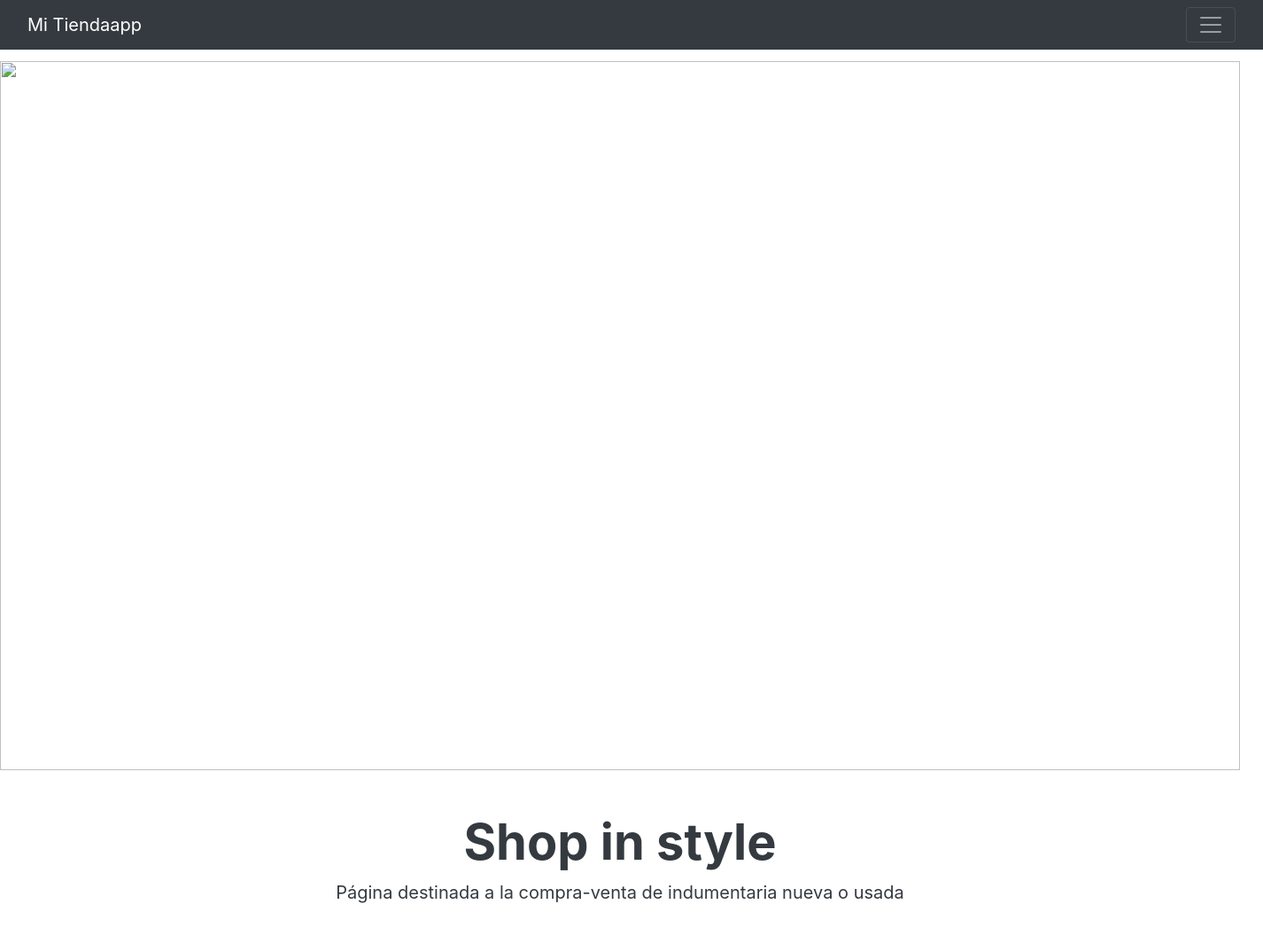
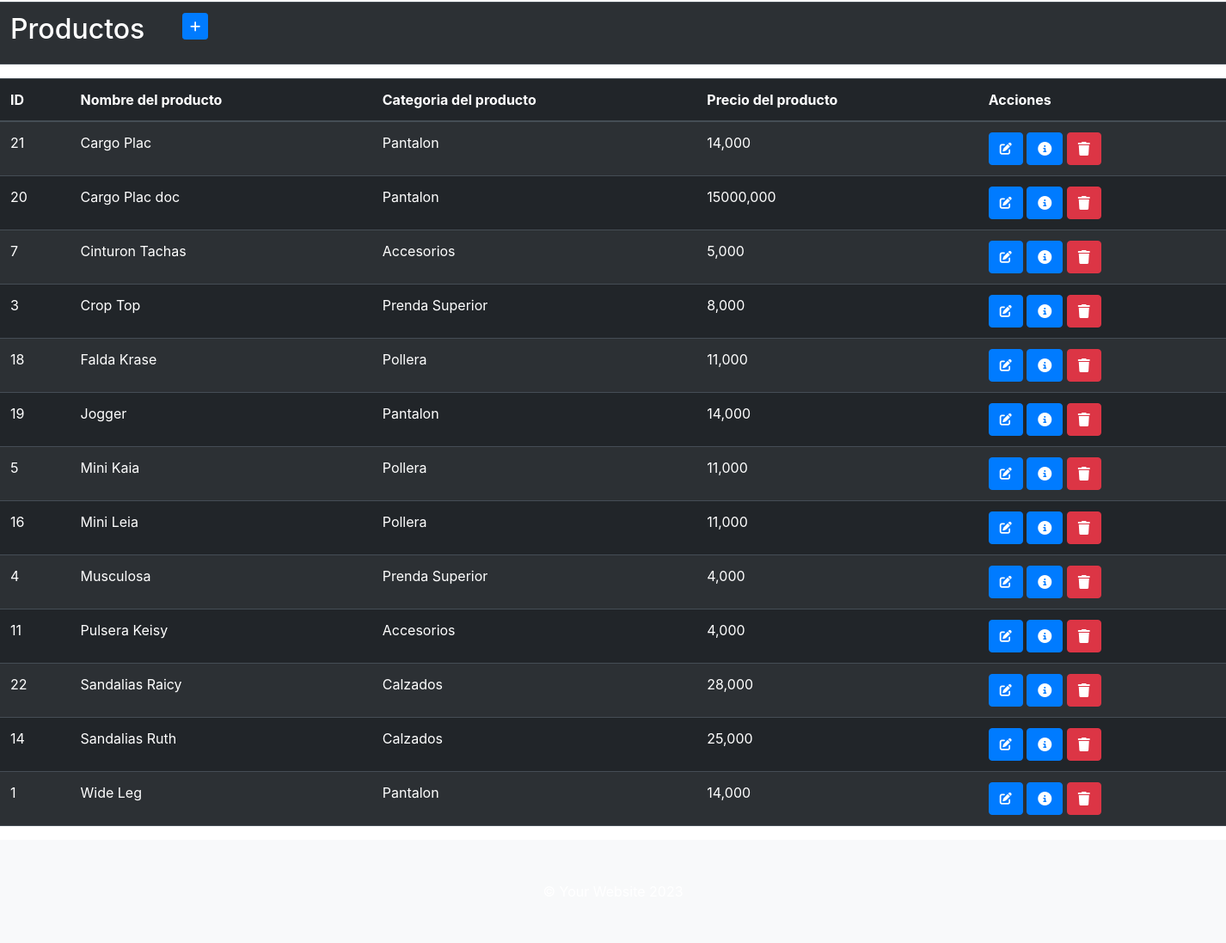
The page /productos/ (signed in) on the database its author committed (2 pictures, top to bottom).
### tiendaapp/models.py (models this page shows, shortened)
class Productos(models.Model):
    nombre = models.CharField(max_length=100)
    categoria = models.CharField(max_length=100)
    precio = models.DecimalField(max_digits=10,decimal_places=3)
    class Meta:
        verbose_name = "Producto"
        verbose_name_plural = "Productos"
        ordering = ['nombre']

### tiendaapp/views.py (the view)
# urls.py: path('productos/', ProductoList.as_view(), name='productos'),
class ProductoList(LoginRequiredMixin, ListView):
    model = Productos

### tiendaapp/templates/tiendaapp/productos_list.html (shortened to what this page needs)
{% extends 'tiendaapp/base.html' %}
{% load static %}
{% block contenido %}
<table class="table table-dark table-striped">
    <tr>
        <td width="200"><h2>Productos</h2></td>
        <td>
            <a
            href="{% url 'create_producto' %}"
            class="btn btn-primary btn-sm"
            ><i class="fa-solid fa-plus" title="New Record"> </i>
            </a>
        </td>
    </tr>
</table>
<table class="table table-dark table-striped">
    <thead>
        <tr>
            <th>ID</th>
            <th>Nombre del producto</th>
            <th>Categoria del producto</th>
            <th>Precio del producto</th>
            <th>Acciones</th>
        </tr>
    </thead>
    <tbody>
{% for p in productos_list %}
        <tr>
            <td>{{p.id}}</td>
            <td>{{p.nombre}}</td>
            <td>{{p.categoria}}</td>
            <td>{{p.precio}}</td>
            <td>
                <a
                  href="{% url 'update_producto' p.id %}"
                  class="btn btn-primary"
                  style="--bs-btn-padding-y: .25rem; --bs-btn-padding-x: .5rem; --bs-btn-font-size: .75rem;">
                  <i class= "fa fa-edit fa-sm" title="Edit Record"></i>
                </a>
                <a
                  href="{% url 'detail_producto' p.id %}"
                  class="btn btn-primary"
                  style="--bs-btn-padding-y: .25rem; --bs-btn-padding-x: .5rem; --bs-btn-font-size: .75rem;">
                  <i class= "fa solid fa-circle-info" title="Detail"></i>
                </a>
                <a
                  href="{% url 'delete_producto' p.id %}"
                  class="btn btn-danger"
                  style="--bs-btn-padding-y: .25rem; --bs-btn-padding-x: .5rem; --bs-btn-font-size: .75rem;">
                  <i class="fa-solid fa-trash"></i>
                </a>
            </td>
        </tr>
{% endfor %}
    </tbody>
</table>
{% endblock contenido %}

### rows shown on the page
Productos: id "21", nombre "Cargo Plac", categoria "Pantalon", precio "14,000"
Productos: id "20", nombre "Cargo Plac doc", categoria "Pantalon", precio "15000,000"
Productos: id "7", nombre "Cinturon Tachas", categoria "Accesorios", precio "5,000"
Productos: id "3", nombre "Crop Top", categoria "Prenda Superior", precio "8,000"
Productos: id "18", nombre "Falda Krase", categoria "Pollera", precio "11,000"
Productos: id "19", nombre "Jogger", categoria "Pantalon", precio "14,000"
Productos: id "5", nombre "Mini Kaia", categoria "Pollera", precio "11,000"
Productos: id "16", nombre "Mini Leia", categoria "Pollera", precio "11,000"
Productos: id "4", nombre "Musculosa", categoria "Prenda Superior", precio "4,000"
Productos: id "11", nombre "Pulsera Keisy", categoria "Accesorios", precio "4,000"
Productos: id "22", nombre "Sandalias Raicy", categoria "Calzados", precio "28,000"
Productos: id "14", nombre "Sandalias Ruth", categoria "Calzados", precio "25,000"
Productos: id "1", nombre "Wide Leg", categoria "Pantalon", precio "14,000"
